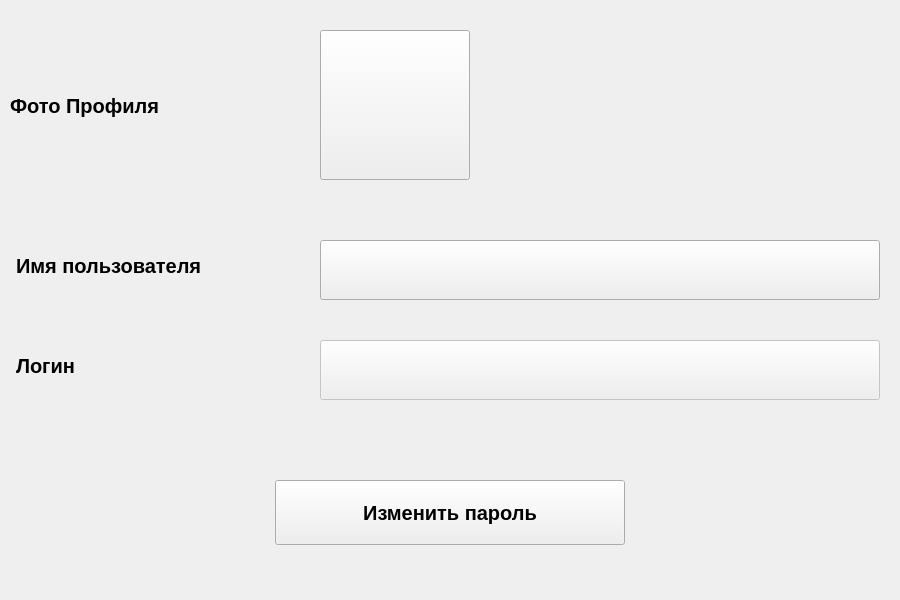
<?xml version="1.0" encoding="UTF-8"?>
<ui version="4.0">
 <class>Form</class>
 <widget class="QWidget" name="Form">
  <property name="geometry">
   <rect>
    <x>0</x>
    <y>0</y>
    <width>900</width>
    <height>600</height>
   </rect>
  </property>
  <property name="minimumSize">
   <size>
    <width>900</width>
    <height>600</height>
   </size>
  </property>
  <property name="maximumSize">
   <size>
    <width>900</width>
    <height>600</height>
   </size>
  </property>
  <property name="windowTitle">
   <string>Изменение профиля</string>
  </property>
  <property name="windowIcon">
   <iconset>
    <normaloff>../Структурные фото/редактировать профиль.png</normaloff>../Структурные фото/редактировать профиль.png</iconset>
  </property>
  <widget class="QLabel" name="label">
   <property name="geometry">
    <rect>
     <x>10</x>
     <y>60</y>
     <width>301</width>
     <height>91</height>
    </rect>
   </property>
   <property name="font">
    <font>
     <pointsize>15</pointsize>
     <weight>75</weight>
     <bold>true</bold>
    </font>
   </property>
   <property name="text">
    <string>Фото Профиля</string>
   </property>
  </widget>
  <widget class="QPushButton" name="pushButton">
   <property name="geometry">
    <rect>
     <x>320</x>
     <y>30</y>
     <width>150</width>
     <height>150</height>
    </rect>
   </property>
   <property name="text">
    <string/>
   </property>
   <property name="icon">
    <iconset>
     <normaloff>../Структурные фото/Икона.png</normaloff>../Структурные фото/Икона.png</iconset>
   </property>
   <property name="iconSize">
    <size>
     <width>140</width>
     <height>140</height>
    </size>
   </property>
  </widget>
  <widget class="QLabel" name="label_2">
   <property name="geometry">
    <rect>
     <x>16</x>
     <y>220</y>
     <width>301</width>
     <height>91</height>
    </rect>
   </property>
   <property name="font">
    <font>
     <pointsize>15</pointsize>
     <weight>75</weight>
     <bold>true</bold>
    </font>
   </property>
   <property name="text">
    <string>Имя пользователя</string>
   </property>
  </widget>
  <widget class="QPushButton" name="pushButton_2">
   <property name="geometry">
    <rect>
     <x>320</x>
     <y>240</y>
     <width>560</width>
     <height>60</height>
    </rect>
   </property>
   <property name="font">
    <font>
     <family>Arial</family>
     <pointsize>15</pointsize>
     <weight>75</weight>
     <italic>false</italic>
     <bold>true</bold>
    </font>
   </property>
   <property name="text">
    <string/>
   </property>
  </widget>
  <widget class="QLabel" name="label_3">
   <property name="geometry">
    <rect>
     <x>16</x>
     <y>320</y>
     <width>301</width>
     <height>91</height>
    </rect>
   </property>
   <property name="font">
    <font>
     <pointsize>15</pointsize>
     <weight>75</weight>
     <bold>true</bold>
    </font>
   </property>
   <property name="text">
    <string>Логин</string>
   </property>
  </widget>
  <widget class="QPushButton" name="pushButton_3">
   <property name="enabled">
    <bool>false</bool>
   </property>
   <property name="geometry">
    <rect>
     <x>320</x>
     <y>340</y>
     <width>560</width>
     <height>60</height>
    </rect>
   </property>
   <property name="font">
    <font>
     <family>Arial</family>
     <pointsize>15</pointsize>
     <weight>75</weight>
     <italic>false</italic>
     <bold>true</bold>
    </font>
   </property>
   <property name="text">
    <string/>
   </property>
  </widget>
  <widget class="QPushButton" name="pushButton_4">
   <property name="geometry">
    <rect>
     <x>275</x>
     <y>480</y>
     <width>350</width>
     <height>65</height>
    </rect>
   </property>
   <property name="font">
    <font>
     <family>Arial</family>
     <pointsize>15</pointsize>
     <weight>75</weight>
     <italic>false</italic>
     <bold>true</bold>
    </font>
   </property>
   <property name="text">
    <string>Изменить пароль</string>
   </property>
  </widget>
 </widget>
 <resources/>
 <connections/>
</ui>
